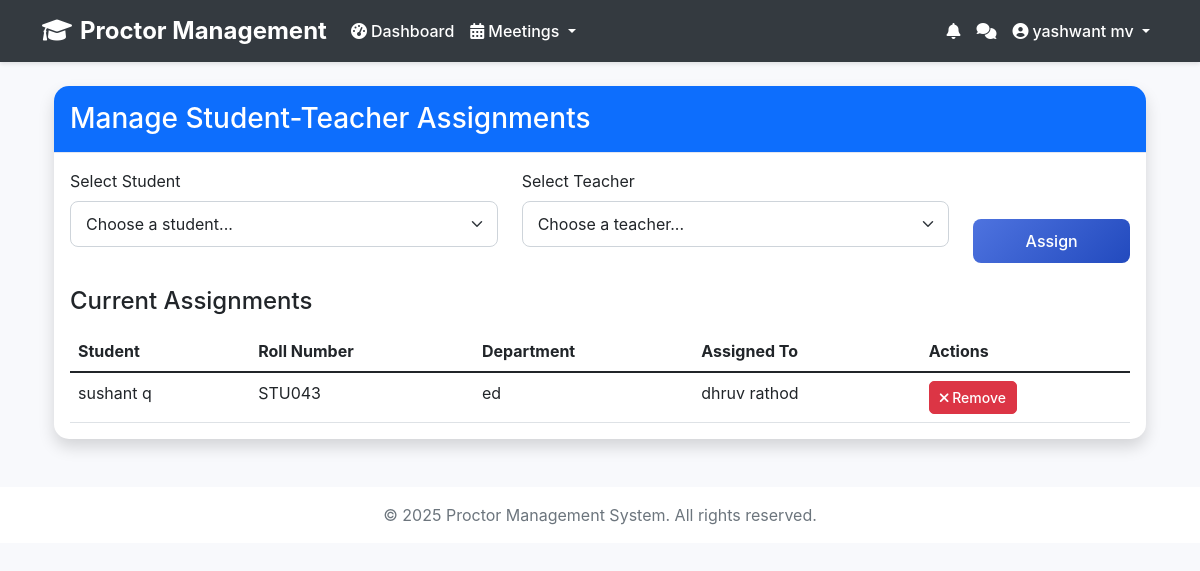
/admin-panel/assignments/ (signed in), run on the app's committed database.
### accounts/models.py (models this page shows, shortened)
class User(AbstractUser):
    ROLE_CHOICES = (
        ('student', 'Student'),
        ('teacher', 'Teacher'),
        ('admin', 'Admin'),
    )
    role = models.CharField(max_length=10, choices=ROLE_CHOICES, default='student')
    phone_number = models.CharField(max_length=15, blank=True, null=True)
    address = models.TextField(blank=True, null=True)
    is_email_verified = models.BooleanField(default=False)
    password_reset_token = models.CharField(max_length=32, null=True, blank=True)
    password_reset_expires = models.DateTimeField(null=True, blank=True)

### student/models.py (models this page shows, shortened)
class Student(models.Model):
    user = models.OneToOneField(settings.AUTH_USER_MODEL, on_delete=models.CASCADE)
    roll_number = models.CharField(max_length=20, unique=True)
    department = models.CharField(max_length=100)
    semester = models.IntegerField()
    assigned_proctor = models.ForeignKey('proctor.Proctor', on_delete=models.SET_NULL, null=True, related_name='assigned_students')
    created_at = models.DateTimeField(auto_now_add=True, null=True, blank=True)
    updated_at = models.DateTimeField(auto_now=True)
    date_of_birth = models.DateField(null=True, blank=True)

### proctor/models.py (models this page shows, shortened)
class Proctor(models.Model):
    user = models.OneToOneField(settings.AUTH_USER_MODEL, on_delete=models.CASCADE)
    department = models.CharField(max_length=100)
    designation = models.CharField(max_length=100)
    phone_number = models.CharField(max_length=15)
    office_location = models.CharField(max_length=200)
    created_at = models.DateTimeField(auto_now_add=True)
    updated_at = models.DateTimeField(auto_now=True)

### admin_panel/views.py (the view, shortened to what this page needs)
# urls.py: path('assignments/', views.manage_assignments, name='manage_assignments'),
@login_required
def manage_assignments(request):
    if request.user.role != 'admin':
        return redirect('dashboard')
    unassigned_students = Student.objects.filter(assigned_proctor__isnull=True)
    teachers = Teacher.objects.all()
    assignments = Student.objects.filter(assigned_proctor__isnull=False)
    context = {
        'unassigned_students': unassigned_students,
        'teachers': teachers,
        'assignments': assignments,
    }
    return render(request, 'admin_panel/manage_assignments.html', context)

### accounts/context_processors.py (called while the page is built)
def unread_notifications_count(request):
    if request.user.is_authenticated:
        count = Notification.objects.filter(user=request.user, is_read=False).count()
    else:
        count = 0
    return {'unread_notifications_count': count}

### admin_panel/templates/admin_panel/manage_assignments.html (shortened to what this page needs)
{% extends 'accounts/base.html' %}
{% block content %}
<div class="container">
    <div class="row mb-4">
        <div class="col-md-12">
            <div class="card shadow">
                <div class="card-header bg-primary text-white">
                    <h3 class="mb-0">Manage Student-Teacher Assignments</h3>
                </div>
                <div class="card-body">
                    <form method="post" class="mb-4">
                        <div class="row">
                            <div class="col-md-5">
                                <div class="mb-3">
                                    <label for="student" class="form-label">Select Student</label>
                                    <select name="student" id="student" class="form-select" required>
                                        <option value="">Choose a student...</option>
                                    </select>
                                </div>
                            </div>
                            <div class="col-md-5">
                                <div class="mb-3">
                                    <label for="teacher" class="form-label">Select Teacher</label>
                                    <select name="teacher" id="teacher" class="form-select" required>
                                        <option value="">Choose a teacher...</option>
                                    </select>
                                </div>
                            </div>
                            <div class="col-md-2 d-flex align-items-end">
                                <button type="submit" class="btn btn-primary w-100">Assign</button>
                            </div>
                        </div>
                    </form>
                    <h4 class="mb-3">Current Assignments</h4>
                    <div class="table-responsive">
                        <table class="table table-hover">
                            <thead>
                                <tr>
                                    <th>Student</th>
                                    <th>Roll Number</th>
                                    <th>Department</th>
                                    <th>Assigned To</th>
                                    <th>Actions</th>
                                </tr>
                            </thead>
                            <tbody>
                                {% for student in assignments %}
                                    <tr>
                                        <td>{{ student.user.get_full_name }}</td>
                                        <td>{{ student.roll_number }}</td>
                                        <td>{{ student.department }}</td>
                                        <td>{{ student.assigned_proctor.user.get_full_name }}</td>
                                        <td>
                                            <a href="{% url 'remove_assignment' student.id %}"
                                               class="btn btn-danger btn-sm"
                                               onclick="return confirm('Are you sure you want to remove this assignment?')">
                                                <i class="fas fa-times"></i> Remove
                                            </a>
                                        </td>
                                    </tr>
                                {% empty %}
                                    <tr>
                                        <td colspan="5" class="text-center">No assignments found</td>
                                    </tr>
                                {% endfor %}
                            </tbody>
                        </table>
                    </div>
                </div>
            </div>
        </div>
    </div>
</div>
{% endblock %}

### accounts/templates/accounts/base.html (shortened to what this page needs)
<!DOCTYPE html>
<html lang="en">
<head>
    <link href="https://cdn.jsdelivr.net/npm/bootstrap@5.1.3/dist/css/bootstrap.min.css" rel="stylesheet">
    <link href="https://cdnjs.cloudflare.com/ajax/libs/font-awesome/6.0.0/css/all.min.css" rel="stylesheet">
</head>
<body>
    <nav class="navbar navbar-expand-lg navbar-dark">
        <div class="container">
            <a class="navbar-brand" href="{% url 'home' %}">
                <i class="fas fa-graduation-cap me-2"></i>Proctor Management
            </a>
            <div class="collapse navbar-collapse" id="navbarNav">
                <ul class="navbar-nav me-auto">
                    {% if user.is_authenticated %}
                        <li class="nav-item">
                            <a class="nav-link" href="{% url 'dashboard' %}">
                                <i class="fas fa-tachometer-alt me-1"></i>Dashboard
                            </a>
                        </li>
                        {% if not request.user.role == 'student' %}
                        <li class="nav-item dropdown">
                            <a class="nav-link dropdown-toggle" href="#" id="meetingsDropdown" role="button" data-bs-toggle="dropdown" aria-expanded="false">
                                <i class="fas fa-calendar-alt me-1"></i>Meetings
                            </a>
                        </li>
                        {% endif %}
                    {% endif %}
                </ul>
                <ul class="navbar-nav">
                    {% if user.is_authenticated %}
                        <li class="nav-item">
                            <a class="nav-link position-relative" href="{% url 'notifications' %}">
                                <i class="fas fa-bell"></i>
                            </a>
                        </li>
                        <li class="nav-item">
                            <a class="nav-link position-relative" href="{% if user.teacher %}{% url 'teacher_chat' %}{% elif user.student %}{% url 'student_chat' %}{% endif %}">
                                <i class="fas fa-comments"></i>
                            </a>
                        </li>
                        <li class="nav-item dropdown">
                            <a class="nav-link dropdown-toggle" href="#" id="navbarDropdown" role="button" data-bs-toggle="dropdown">
                                <i class="fas fa-user-circle me-1"></i>{{ user.get_full_name }}
                            </a>
                        </li>
                    {% endif %}
                </ul>
            </div>
        </div>
    </nav>
    <div class="container py-4">
        {% block content %}
        {% endblock %}
    </div>
    <footer class="footer mt-auto py-3 bg-white">
        <div class="container text-center">
            <span class="text-muted">© 2025 Proctor Management System. All rights reserved.</span>
        </div>
    </footer>
</body>
</html>

### accounts/templates/accounts/base.html (style rules this page uses)
:root { --primary-color: #4e73df; --secondary-color: #858796; --success-color: #1cc88a; --info-color: #36b9cc; --warning-color: #f6c23e; --danger-color: #e74a3b; }
body { font-family: 'Nunito', -apple-system, BlinkMacSystemFont, "Segoe UI", Roboto, "Helvetica Neue", Arial, sans-serif; background-color: #f8f9fc; }
.navbar { background-color: #343a40; box-shadow: 0 2px 4px rgba(0,0,0,.1); }
.navbar-brand { font-weight: 700; font-size: 1.5rem; color: white !important; }
.nav-link { font-weight: 500; padding: 0.5rem 1rem; transition: all 0.3s ease; color: white !important; }
.card { border: none; border-radius: 0.35rem; box-shadow: 0 0.15rem 1.75rem 0 rgba(58, 59, 69, 0.15); }
.card-header { background-color: #f8f9fc; border-bottom: 1px solid #e3e6f0; padding: 1rem; }
.btn { border-radius: 0.35rem; padding: 0.375rem 0.75rem; font-weight: 500; transition: all 0.3s ease; }
.btn-primary { background: linear-gradient(135deg, var(--primary-color) 0%, #224abe 100%); border: none; }

### admin_panel/templates/admin_panel/manage_assignments.html (style rules this page uses)
.card { border: none; border-radius: 15px; }
.card-header { border-radius: 15px 15px 0 0 !important; }
.form-select { border-radius: 8px; padding: 10px 15px; }
.btn-primary { padding: 10px 15px; border-radius: 8px; }
.table { margin-bottom: 0; }
.btn-danger { padding: 5px 10px; border-radius: 5px; }

### data on the page
User: get_full_name "yashwant mv"
Student: user.get_full_name "sushant q", roll_number "STU043", department "ed", assigned_proctor.user.get_full_name "dhruv rathod"
